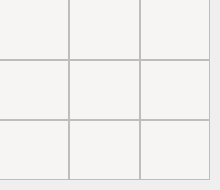
       <widget class="QWidget" name="widget_6" native="true">
        <widget class="QWidget" name="gridLayoutWidget_7">
         <property name="geometry">
          <rect>
           <x>-1</x>
           <y>-1</y>
           <width>211</width>
           <height>181</height>
          </rect>
         </property>
         <layout class="QGridLayout" name="gridLayout_8">
          <property name="spacing">
           <number>0</number>
          </property>
          <item row="1" column="1">
           <widget class="QTextEdit" name="textEdit_41">
            <property name="font">
             <font>
              <pointsize>24</pointsize>
              <bold>true</bold>
             </font>
            </property>
            <property name="styleSheet">
             <string notr="true">background-color:rgb(246, 245, 244);
text-align:center;
color:black;</string>
            </property>
            <property name="cursorWidth">
             <number>0</number>
            </property>
           </widget>
          </item>
          <item row="0" column="1">
           <widget class="QTextEdit" name="textEdit_32">
            <property name="font">
             <font>
              <pointsize>24</pointsize>
              <bold>true</bold>
             </font>
            </property>
            <property name="styleSheet">
             <string notr="true">background-color:rgb(246, 245, 244);
text-align:center;
color:black;</string>
            </property>
            <property name="cursorWidth">
             <number>0</number>
            </property>
           </widget>
          </item>
          <item row="1" column="0">
           <widget class="QTextEdit" name="textEdit_40">
            <property name="font">
             <font>
              <pointsize>24</pointsize>
              <bold>true</bold>
             </font>
            </property>
            <property name="styleSheet">
             <string notr="true">background-color:rgb(246, 245, 244);
text-align:center;
color:black;</string>
            </property>
            <property name="cursorWidth">
             <number>0</number>
            </property>
           </widget>
          </item>
          <item row="1" column="2">
           <widget class="QTextEdit" name="textEdit_42">
            <property name="font">
             <font>
              <pointsize>24</pointsize>
              <bold>true</bold>
             </font>
            </property>
            <property name="styleSheet">
             <string notr="true">background-color:rgb(246, 245, 244);
text-align:center;
color:black;</string>
            </property>
            <property name="cursorWidth">
             <number>0</number>
            </property>
           </widget>
          </item>
          <item row="0" column="2">
           <widget class="QTextEdit" name="textEdit_33">
            <property name="font">
             <font>
              <pointsize>24</pointsize>
              <bold>true</bold>
             </font>
            </property>
            <property name="styleSheet">
             <string notr="true">background-color:rgb(246, 245, 244);
text-align:center;
color:black;</string>
            </property>
            <property name="cursorWidth">
             <number>0</number>
            </property>
           </widget>
          </item>
          <item row="0" column="0">
           <widget class="QTextEdit" name="textEdit_31">
            <property name="font">
             <font>
              <pointsize>24</pointsize>
              <bold>true</bold>
             </font>
            </property>
            <property name="styleSheet">
             <string notr="true">background-color:rgb(246, 245, 244);
text-align:center;
color:black;</string>
            </property>
            <property name="cursorWidth">
             <number>0</number>
            </property>
           </widget>
          </item>
          <item row="2" column="0">
           <widget class="QTextEdit" name="textEdit_49">
            <property name="font">
             <font>
              <pointsize>24</pointsize>
              <bold>true</bold>
             </font>
            </property>
            <property name="styleSheet">
             <string notr="true">background-color:rgb(246, 245, 244);
text-align:center;
color:black;</string>
            </property>
            <property name="cursorWidth">
             <number>0</number>
            </property>
           </widget>
          </item>
          <item row="2" column="1">
           <widget class="QTextEdit" name="textEdit_50">
            <property name="font">
             <font>
              <pointsize>24</pointsize>
              <bold>true</bold>
             </font>
            </property>
            <property name="styleSheet">
             <string notr="true">background-color:rgb(246, 245, 244);
text-align:center;
color:black;</string>
            </property>
            <property name="cursorWidth">
             <number>0</number>
            </property>
           </widget>
          </item>
          <item row="2" column="2">
           <widget class="QTextEdit" name="textEdit_51">
            <property name="font">
             <font>
              <pointsize>24</pointsize>
              <bold>true</bold>
             </font>
            </property>
            <property name="styleSheet">
             <string notr="true">background-color:rgb(246, 245, 244);
text-align:center;
color:black;</string>
            </property>
            <property name="cursorWidth">
             <number>0</number>
            </property>
           </widget>
          </item>
         </layout>
        </widget>
       </widget>
